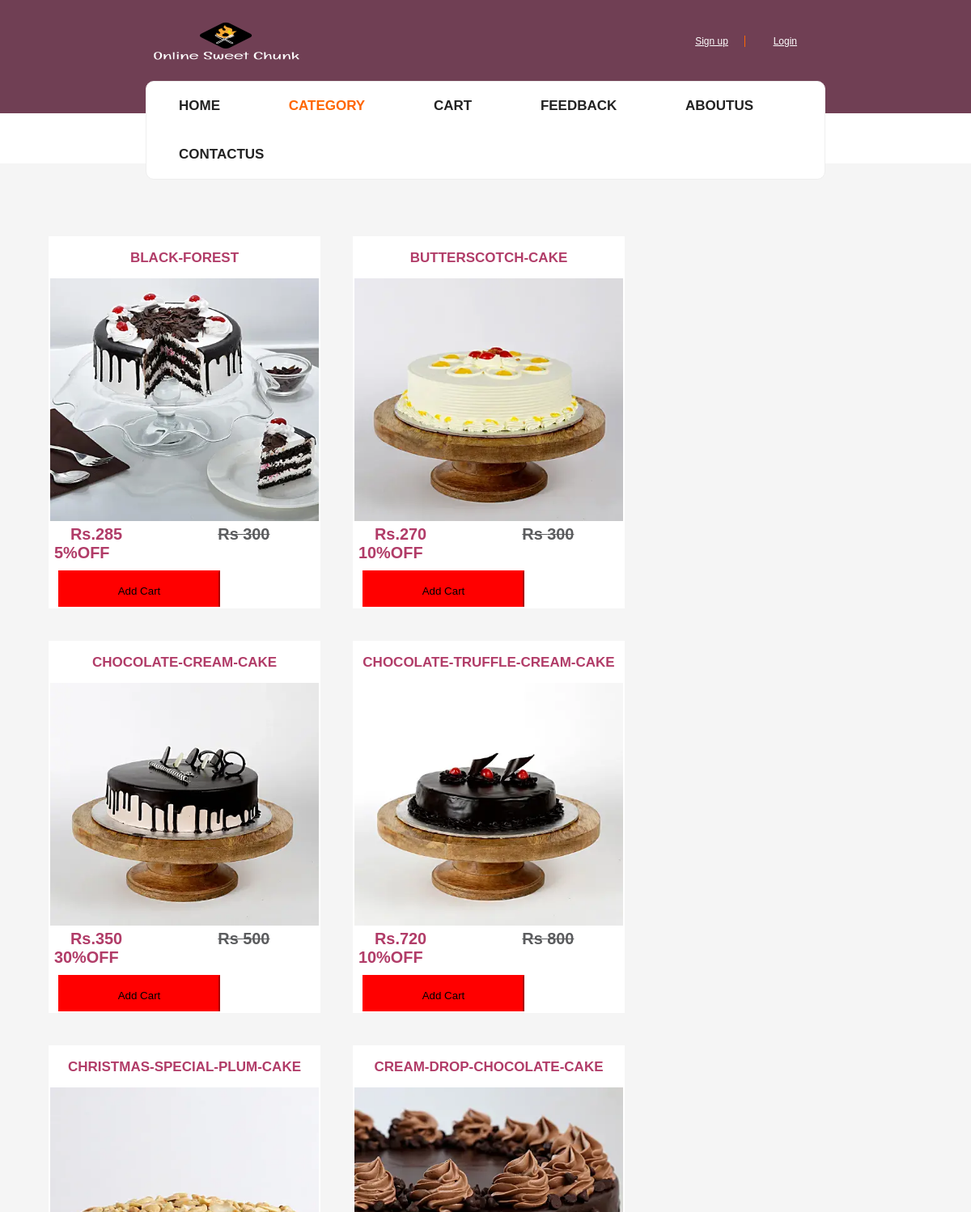
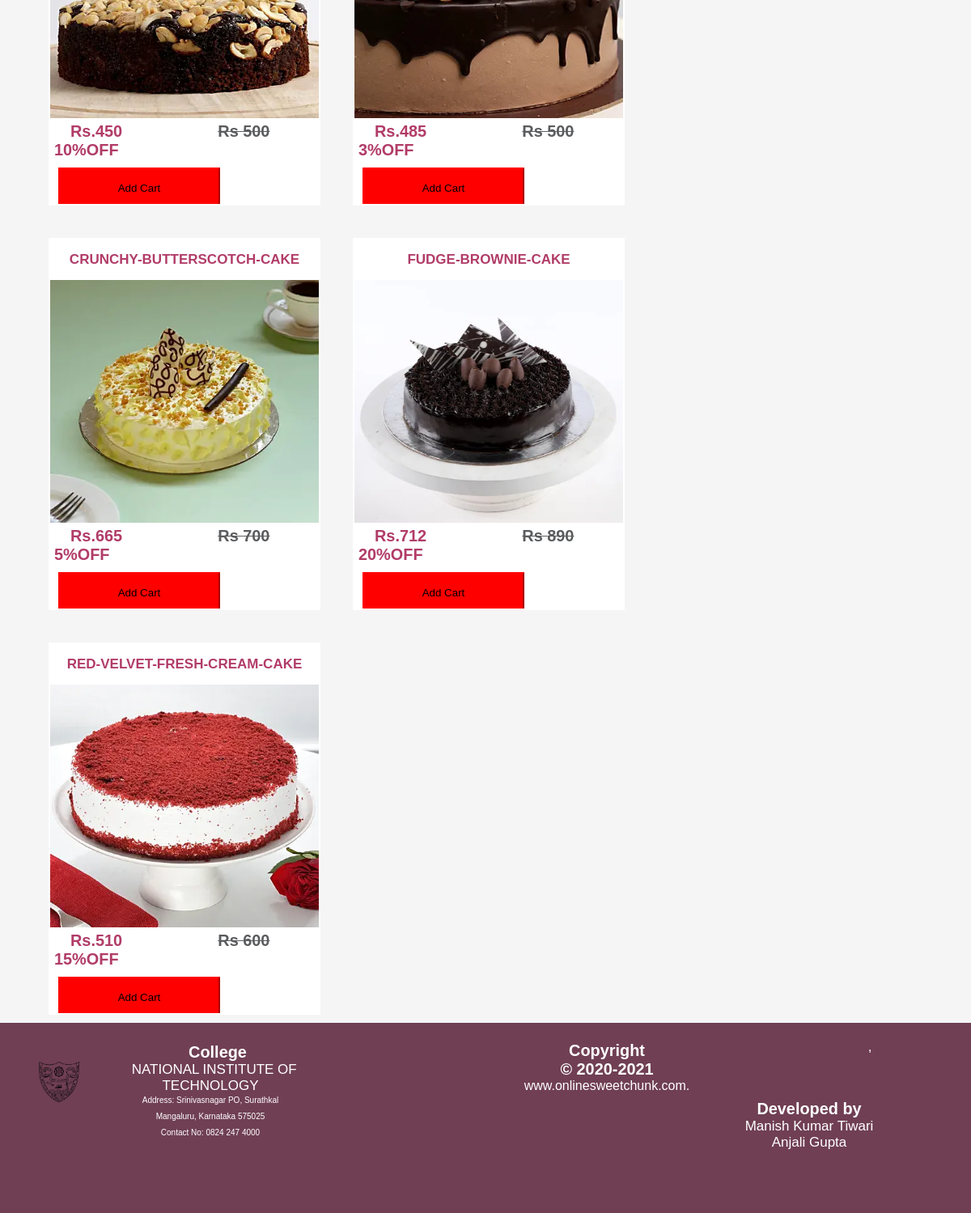
Screenshot of /user/non_egg.php with the database file from the repository (2 pictures, top to bottom).
### tables this page shows
CREATE TABLE IF NOT EXISTS `produc1` (
  `name` varchar(255) NOT NULL,
  `image` varchar(255) NOT NULL,
  `price` float NOT NULL,
  `discount` float NOT NULL,
  `cid` int(11) DEFAULT NULL,
  `STATUS` tinyint(4) NOT NULL,
  `supplier_id` varchar(10) DEFAULT NULL
);

### user/non_egg.php (the view, shortened to what this page needs)
<?php
include("header.php");
?>
<nav id="menu">
<div class="menu">
			<ul>
				<li><a href="index.php" style="border:none;">Home</a></li>
				<li><a href="#" style="border:none;" class="active">Category</a>
				</li>
				<li ><a href="cart.php" style="border:none;" >Cart</a></li>
				<li ><a href="feedback.php" style="border:none;" >Feedback</a></li>
				<li class="current"><a href="about.php" style="border:none;" >AboutUs</a></li>
		         <li ><a href="contact.php" style="border:none;">ContactUs</a></li>
			</ul>
			</div>
		</nav>
		</header>
<div id="body" style="padding:0; margin-top:-60px;">
<br>
<br>
			<div id="container">
			<?php
			  include("dbconnect.php");
				  $query ="select * from produc1 where cid = 2 AND STATUS=1";
			       $run=mysqli_query($con,$query);
				   $num=mysqli_num_rows($run);
				   if($num>0)
				   {
					   while($data=mysqli_fetch_assoc($run))
					   {
						   ?>
						   <form method="post" action="insertcart.php">
						   <ul>
						   <li>
						   <section class="title"><?php
						   echo $data['name'];
						   ?>
						   </section>
						    <figure class="img">
							<img src="cakes/<?php
							 echo $data['image']
							?>">
							</figure>
							<section>
							<h3 class="price">
							<span style="margin-left:20px;">
							Rs.<?php
                             $val =$data['price'];
							 $dis=$data['discount'];
							 $realdis=($val*$dis)/100;
							 $act=$val-$realdis;
							 echo $act;
    					    ?> </span>
							<span style="margin-left:35%;text-decoration:line-through;color:#5b5c5e"><?php
                            echo "Rs ".$val;
    					?></span>
						<span"><?php
                            echo $dis;
    					?>%OFF</span>
						</h3>
							</section>
							<section id="button">
							<input type="submit" id="left-button" name="cart" onclick="show()" value="Add Cart">
							</section>
						   </li>
						   </ul>
						   </form>
						   <?php
					   }
				   }
			?>
			</div>
		</div>
<?php
include("footer.php");
?>

### user/header.php (shortened to what this page needs)
<html>
<head>
	<link rel="stylesheet" href="https://cdn.linearicons.com/free/1.0.0/icon-font.min.css">
 <link rel="stylesheet" href="https://maxcdn.bootstrapcdn.com/font-awesome/4.5.0/css/font-awesome.min.css">
	<link rel="stylesheet" type="text/css" href="index.css">
	<link rel="stylesheet" type="text/css" href="header.css">
	<link rel="stylesheet" type="text/css" href="cartbody.css">
	<link rel="stylesheet" type="text/css" href="checkout.css">
	<link rel="stylesheet" type="text/css" href="about.css">
	<link rel="stylesheet" type="text/css" href="footer.css">
</head>
<body style="padding:0;margin-top:-25px;">
				<header id="header">
				<div class="main-top-header">
				<div class="top-header">
				<div id="logo" class="logo">
						<img style="height:100px; width:200px;" src="images/logo_sweet_chunk.png">
					</div>
					<div class="menu">
					<ul>
					<li>
						<span id="sign" style="border-right: 1px solid;"><a href="registation.php" class="login">Sign up</a></span></li>
						<li>   <span id="login" ><a href="login.php" class="login">Login</a></span></li>
					</ul>
					</div>
					</div>
		</div>

### user/footer.php (shortened to what this page needs)
<footer id="footer" style="height:235px;">
<section id="left"><h3 class="Foooter_heading" style="text-align:center;padding-left:20%" >College</h3><a href="https://www.nitk.ac.in" style="border:none;"><img src="images/nitk.png" style="broder:none;" /></a><p><a href="https://www.nitk.ac.in" style="border:none;"><span style="border:none;"> &nbsp NATIONAL INSTITUTE OF TECHNOLOGY</span></a><p style="font-size: 10px;margin-top:-12px; line-height:20px;">Address: Srinivasnagar PO, Surathkal<br>
 Mangaluru, Karnataka 575025<br>
Contact No: 0824 247 4000</p></section>
,
     <section id="medium"><h3 class="Foooter_heading">Copyright <br>&copy; 2020-2021</h3><p>www.onlinesweetchunk.com.</p></section>
                    <section id="right"><h3 class="Foooter_heading">Developed by</h3> Manish Kumar Tiwari<br>
Anjali Gupta					</p></section>
		</footer>
</body>
</html>

### user/index.css (style rules this page uses)
body { margin:0; padding:0; font-family: sans-serif; }
#body { overflow:hidden; background: #f5f5f5; }
#body #container { color:#b13c68; margin:0 20px; padding:10px 20px; overflow:hidden; }
#body #container ul { padding:0px; margin:0px; }
#body #container ul li { list-style:none; float:left; width:30%; background:#white; margin:40px 20px 0px 20px; box-sizing:border-box; border:2px solid white; }
#body #container ul li .title { width:100%; height:50px; line-height:50px; font-weight:bold; text-align:center; background:white; text-transform:uppercase; }
#body #container ul li img { width:100%; height:300px; overflow:hidden; }
#body #container ul li .price { padding:5px 5px; background:white; }
#body #container ul li #button { width:100%; overflow:hidden; height:50px; background:white; padding:5px 0; }
#left-button { margin-left:10px; background:red; width:200px; height:50px; border-color:red; }
#footer { background: #703f54; width: 100%; height: 400px; }

### user/header.css (style rules this page uses)
* { padding: 0; margin:0; }
body { font-family: 'Roboto', sans-serif; }
.main-top-header { background-color: #703f54; height:140px; }
.top-header { width: 70%; margin: 0 auto; display: flex; margin-top: 25px; }
.top-header .menu { width: 100%; display: flex; justify-content: flex-end; align-items: center; }
.top-header .menu ul li { display: inline; color:#fff; font-size:12px; }
.top-header .menu ul li span { color:#ff6600; margin: 0 15px; }
nav .menu { width: 70%; margin: 0 auto; background-color: #fff; border: 1px solid #eee; border-radius: 10px ; position: relative; top:-40px; display: flex; justify-content: center; }
nav .menu ul { width: 100%; }
nav .menu ul li, nav .menu ul li .input-group { display: inline-block; }
nav .menu ul li { padding: 20px 15px; font-weight: bold; }
nav .menu ul li a { margin: 0 25px; text-decoration: none; color:#222; text-transform: uppercase; }
nav .menu ul li a.active { color: #ff6600; }
.login { border:none; color:white; padding-right: 20px;/ }

### user/checkout.css (style rules this page uses)
body { font-family: :Arial, Helvetica, sans-serif; font-size: 17px; padding: 8px; }
* { box-sizing: border-box; }
a { border:1px solid lightgray; }

### user/about.css (style rules this page uses)
* { margin:0; padding: 0; font-family: sans-serif; }

### user/footer.css (style rules this page uses)
#footer { width: 100%; height: 190px; overflow: auto; padding: 20px 0 5px 0; text-align: center; color: #FFF; }
#footer h3 , #footer a, #footer span, #footer p { font-family:sans-serif; }
#footer #left { width: 400px; float: left; height: 125px; padding: 5px; text-align:center; padding-left: -100px; margin-left: 30px; }
#footer .Foooter_heading { font-weight: bold; font-size: 1.17em; }
#left img { width: 50px; height: 50px; margin-left: -20px; }
#left p { width: 330px; float: right; margin-left: -35px; }
#footer #medium { width: 400px; float: left; padding: 3px; margin-left: 10%; }
#footer #medium p { font-size: 16px; }
#footer #right { width:400px; float: right; }
#footer p { padding: 0 0 5px 0; }
#footer #left a { color: #FFF; text-decoration:none; }

### rows the page displays
produc1: name "BLACK-FOREST", image (picture), act "285", price "300", discount "5"
produc1: name "BUTTERSCOTCH-CAKE", image (picture), act "270", price "300", discount "10"
produc1: name "CHOCOLATE-CREAM-CAKE", image (picture), act "350", price "500", discount "30"
produc1: name "CHOCOLATE-TRUFFLE-CREAM-CAKE", image (picture), act "720", price "800", discount "10"
produc1: name "CHRISTMAS-SPECIAL-PLUM-CAKE", image (picture), act "450", price "500", discount "10"
produc1: name "CREAM-DROP-CHOCOLATE-CAKE", image (picture), act "485", price "500", discount "3"
produc1: name "CRUNCHY-BUTTERSCOTCH-CAKE", image (picture), act "665", price "700", discount "5"
produc1: name "FUDGE-BROWNIE-CAKE", image (picture), act "712", price "890", discount "20"
produc1: name "RED-VELVET-FRESH-CREAM-CAKE", image (picture), act "510", price "600", discount "15"
